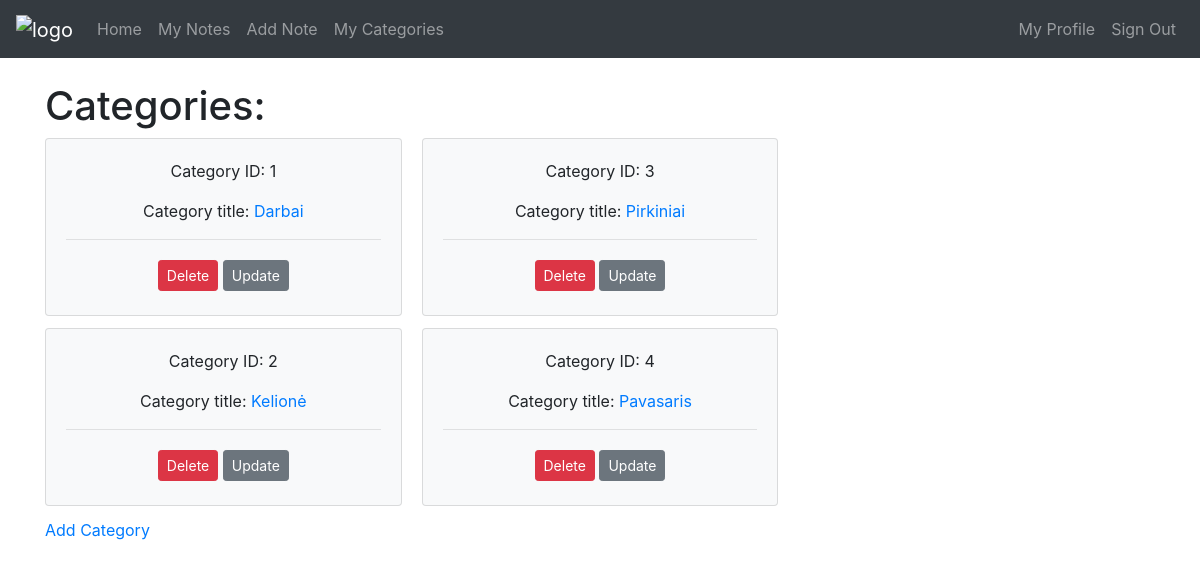
/categories (signed in), run on the app's committed database.
### app.py (models this page shows)
class Category(db.Model):
    __tablename__ = "category"
    id = db.Column(db.Integer, primary_key=True)
    title = db.Column('Title', db.String(50), nullable=False)
    notes = db.relationship('Note')

### app.py (the view)
@app.route("/categories", methods=['GET','POST'])
@login_required
def categories():
    try:
        categories = Category.query.all()
    except:
        categories = []
    print(categories)
    return render_template("categories.html", categories=categories)

### app.py (called while the page is built)
@login_manager.user_loader
def load_user(user_id):
    return User.query.get(int(user_id))

### templates/categories.html (shortened to what this page needs)
{% extends "base.html" %}
{% block content %}
    <h1>Categories:</h1>
    <div class="card-columns">
        {% if categories %}
            {% for category in categories %}
            <div class="card bg-light">
                <div class="card-body text-center">
                    <p>Category ID: {{ category.id }}</p>
                    Category title: <a href="{{ url_for('category', category_id=category.id)}}">{{ category.title }}</a>
                <hr>
                <a class="btn btn-danger btn-sm mt-1 mb-1" href="{{ url_for('delete_category', id=category['id']) }}">Delete</a>
                <a class="btn btn-secondary btn-sm mt-1 mb-1" href="{{ url_for('update_category', category_id=category.id) }}">Update</a>
            </div>
            </div>
            {% endfor %}
        {% endif %}
    </div>
    <p>
        <a href="{{ url_for('add_category')}}">Add Category</a>
    </p>
{% endblock %}

### data on the page
Category: id "1", title "Darbai"
Category: id "2", title "Kelionė"
Category: id "3", title "Pirkiniai"
Category: id "4", title "Pavasaris"
